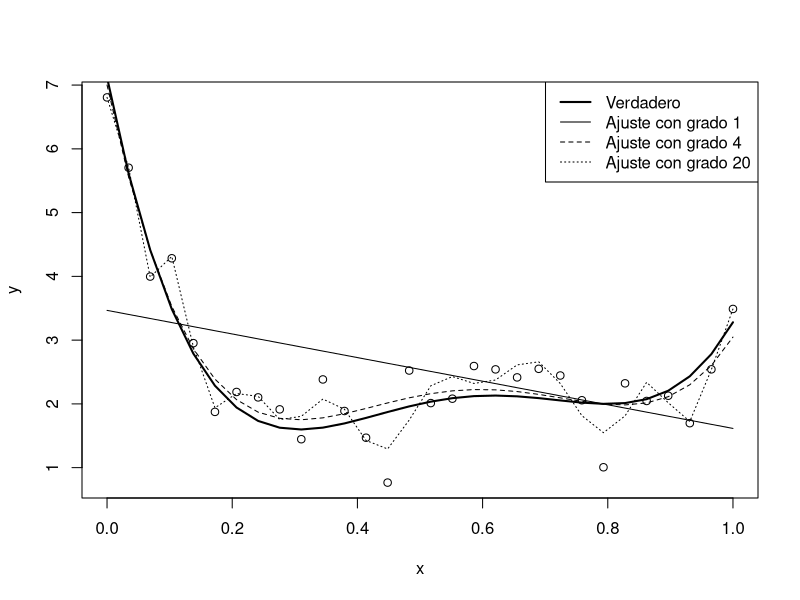
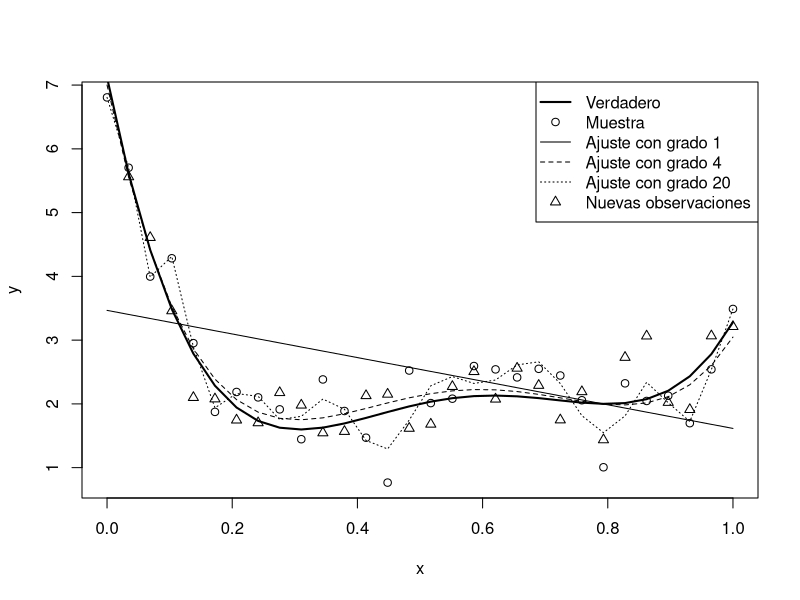

Here is the R script that generated these plots, in order:
#Ejemplo sacado de Aprendizaje Estadístico de Rubén Fernández Casal, Julián
#Costa Bouzas y Manuel Oviedo de la Fuente https://rubenfcasal.github.io/aprendizaje_estadistico/

# Simulación datos
n <- 30
x <- seq(0, 1, length = n)

#Polinomio grado 4 2+4(5x-1)(4x-2)(x-0.8)^2
mu <- 2 + 4*(5*x - 1)*(4*x - 2)*(x - 0.8)^2 
sd <- 0.5

set.seed(1)
y <- mu + rnorm(n, 0, sd)
plot(x, y) 
lines(x, mu, lwd = 2)

# Ajuste de los modelos
#Lineal
fit1 <- lm(y ~ x)
lines(x, fitted(fit1))

fit2 <- lm(y ~ poly(x, 4))
lines(x, fitted(fit2), lty = 2)

fit3 <- lm(y ~ poly(x, 20)) 
# NOTA: poly(x, degree, raw = FALSE) tiene un problema de desbordamiento si degree > 25
lines(x, fitted(fit3), lty = 3)

legend("topright", legend = c("Verdadero", "Ajuste con grado 1", 
                              "Ajuste con grado 4", "Ajuste con grado 20"), 
       lty = c(1, 1, 2, 3), lwd = c(2, 1, 1, 1))


#Bondad de ajuste
knitr::kable(t(sapply(list(Fit1 = fit1, Fit2 = fit2, Fit3 = fit3), 
                      function(x) with(summary(x), 
                                       c(MSE = mean(residuals^2), R2 = r.squared, R2adj = adj.r.squared)))), 
             caption="Medidas de bondad de ajuste de los modelos polinómicos.", digits = 2, position = "!htb")


#si generamos nuevas respuestas de este proceso, la precisión del modelo más complejo empeorará considerablemente:

y.new <- mu + rnorm(n, 0, sd)
plot(x, y) 
points(x, y.new, pch = 2)
lines(x, mu, lwd = 2)
lines(x, fitted(fit1))
lines(x, fitted(fit2), lty = 2)
lines(x, fitted(fit3), lty = 3)
legend("topright", legend = c("Verdadero", "Muestra", "Ajuste con grado 1", "Ajuste con grado 4", 
                              "Ajuste con grado 20", "Nuevas observaciones"), 
       lty = c(1, NA, 1, 2, 3, NA), lwd = c(2, NA, 1, 1, 1, NA), pch = c(NA, 1, NA, NA, NA, 2))

#Veamos como va con nuevos datos

MSEP <- sapply(list(fit1 = fit1, fit2 = fit2, fit3 = fit3), 
               function(x) mean((y.new - fitted(x))^2))
MSEP
